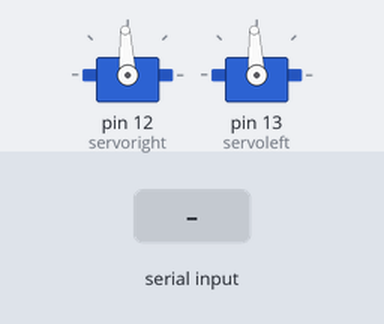
This sketch was run on a simulated Arduino Uno, built with avr-gcc and run on an emulated ATmega328P. Shown: 2 × servo. The inputs (shaded band) are chosen by the test bench.

Above: at 3.0 s.
3.1 s: "R" received over Serial
At 5.1 s:
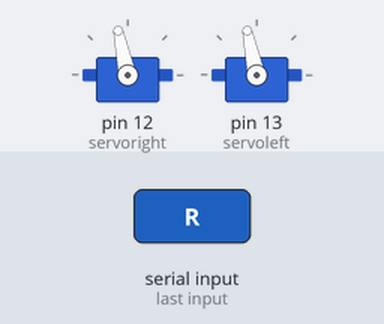
6.1 s: "B" received over Serial
At 8.8 s:
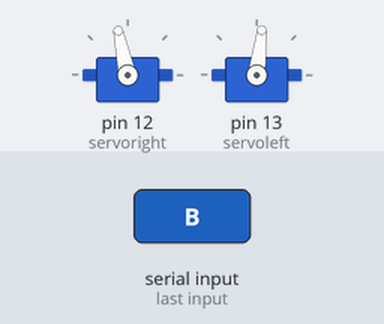
9.1 s: "F" received over Serial
Timing chart, 0 to 15.5 s (numbered marks = the images above; inputs shaded):
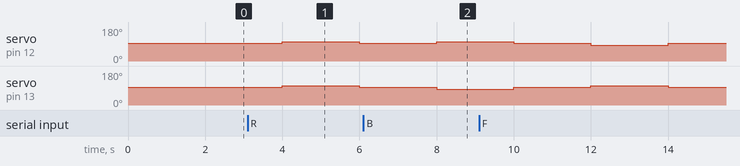

Measured:
- after the input at 3.1 s, servo on pin 12 (servoright), servo on pin 13 (servoleft): 93° → 102° after 0.90 s, → 93° 2.0 s later
- after the input at 6.1 s, servo on pin 12 (servoright): 93° → 102° after 1.9 s; servo on pin 13 (servoleft): 93° → 83° after 1.9 s

The sketch:

Arduino_test.ino
```cpp
#include<Servo.h>
Servo servoright;
Servo servoleft;
int time=2000;
void setup()
{
  servoright.attach(12);
  servoleft.attach(13);
  Serial.begin(9600);
}
void loop()
{
  servoleft.writeMicroseconds(1500);
  servoright.writeMicroseconds(1500);
  delay(time);
char c;
if(Serial.available()>0)
{
  c=Serial.read();
  switch(c)
  {
    case'R':
    servoleft.writeMicroseconds(1600);
    servoright.writeMicroseconds(1600);
    delay(time);
    break;
    case'L':
    servoleft.writeMicroseconds(1400);
    servoright.writeMicroseconds(1400);
    delay(time);
    break;
    case'B':
    servoleft.writeMicroseconds(1400);
    servoright.writeMicroseconds(1600);
    delay(time);
    break;
    case'F':
    servoleft.writeMicroseconds(1600);
    servoright.writeMicroseconds(1400);
    delay(time);
    break;
    case'E':
    servoright.writeMicroseconds(1450);
    servoleft.writeMicroseconds(1700);
    delay(time);
    break;
    case'Q':
    servoright.writeMicroseconds(1300);
    servoleft.writeMicroseconds(1550);
    delay(time);
    break;
    case'W':
    servoright.writeMicroseconds(1480);
    servoleft.writeMicroseconds(1520);
    delay(time);
    break;
    case'S':
    servoleft.writeMicroseconds(1480);
    servoright.writeMicroseconds(1520);
    delay(time);
    break;
    case'D':
    servoleft.writeMicroseconds(1300);
    servoright.writeMicroseconds(1550);
    delay(time);
    break;
    case'A':
    servoleft.writeMicroseconds(1450);
    servoright.writeMicroseconds(1700);
    delay(time);
    break;
  }
}
}
```
